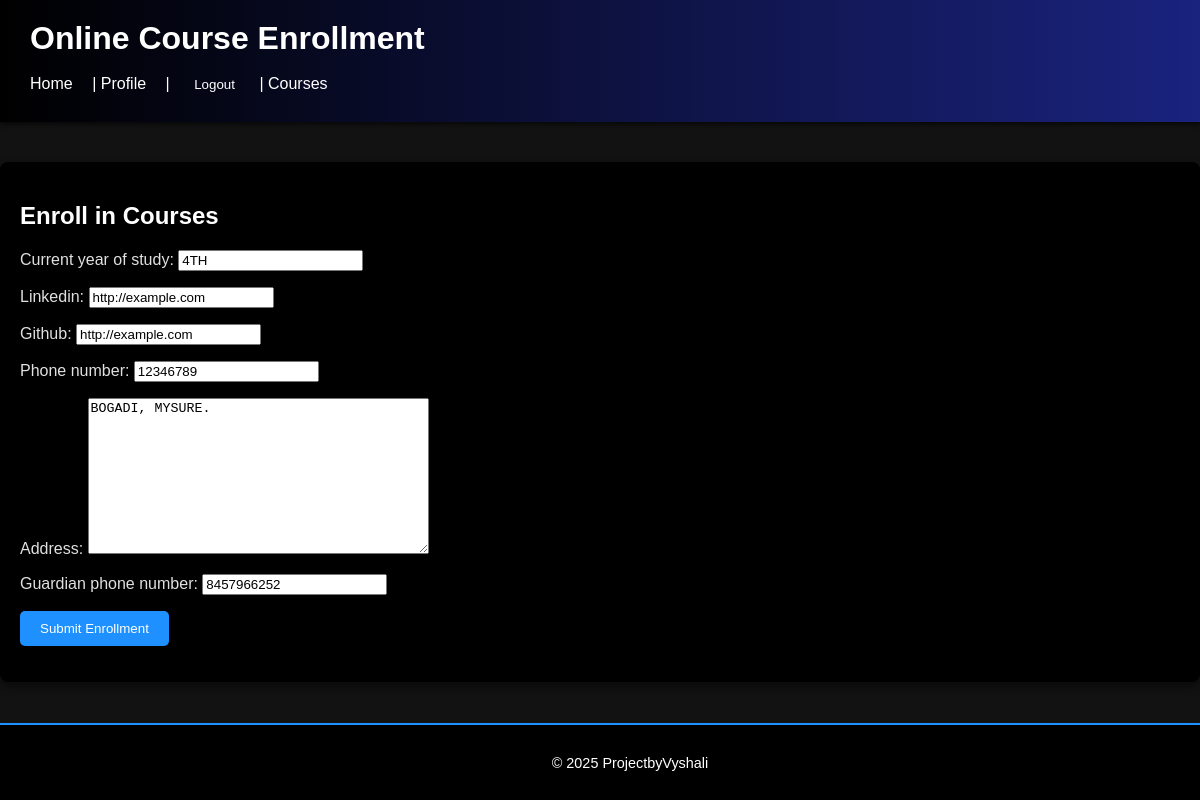
The page /profile/update/ (signed in) on the database its author committed.
### enrollment/models.py (models this page shows, shortened)
class Profile(models.Model):
    user = models.OneToOneField(settings.AUTH_USER_MODEL, on_delete=models.CASCADE)
    current_year_of_study = models.CharField(max_length=20)
    linkedin = models.URLField(blank=True, null=True)
    github = models.URLField(blank=True, null=True)
    phone_number = models.CharField(max_length=20, blank=True)
    address = models.TextField(blank=True)
    guardian_phone_number = models.CharField(max_length=20, blank=True)

### enrollment/views.py (the view)
# urls.py: path('profile/update/', ProfileUpdateView.as_view(), name='profile_update'),
class ProfileUpdateView(LoginRequiredMixin, UpdateView):
    model = Profile
    form_class = ProfileForm
    template_name = "enrollment/profile_update.html"
    success_url = reverse_lazy('profile')
    def get_object(self):
        return self.request.user.profile

### enrollment/forms.py
class ProfileForm(forms.ModelForm):
    class Meta:
        model = Profile
        fields = [
            'current_year_of_study',
            'linkedin',
            'github',
            'phone_number',
            'address',
            'guardian_phone_number'
        ]

### enrollment/templates/enrollment/profile_update.html (shortened to what this page needs)
{% extends 'enrollment/base.html' %}
{% block content %}
  <h2>Enroll in Courses</h2>
  <form method="post">
    {{ form.as_p }}
    <button type="submit">Submit Enrollment</button>
  </form>
{% endblock %}

### enrollment/static/enrollment/style.css (style rules this page uses)
body { font-family: 'Arial', sans-serif; background: #121212; color: #e0e0e0; margin: 0; padding: 0; }
.btn, form button, form input[type="submit"] { display: inline-block; padding: 10px 20px; background-color: #1e90ff; color: #ffffff; text-decoration: none; border: none; border-radius: 5px; cursor: pointer; transition: background-color 0.3s ease, transform 0.3s ease; }
h2, h3 { color: #ffffff; text-shadow: 1px 1px 3px rgba(0,0,0,0.7); }

### rows shown on the page
Profile: current_year_of_study "4TH", linkedin "http://example.com", github "http://example.com", phone_number "12346789", address "BOGADI, MYSURE.", guardian_phone_number "8457966252"
